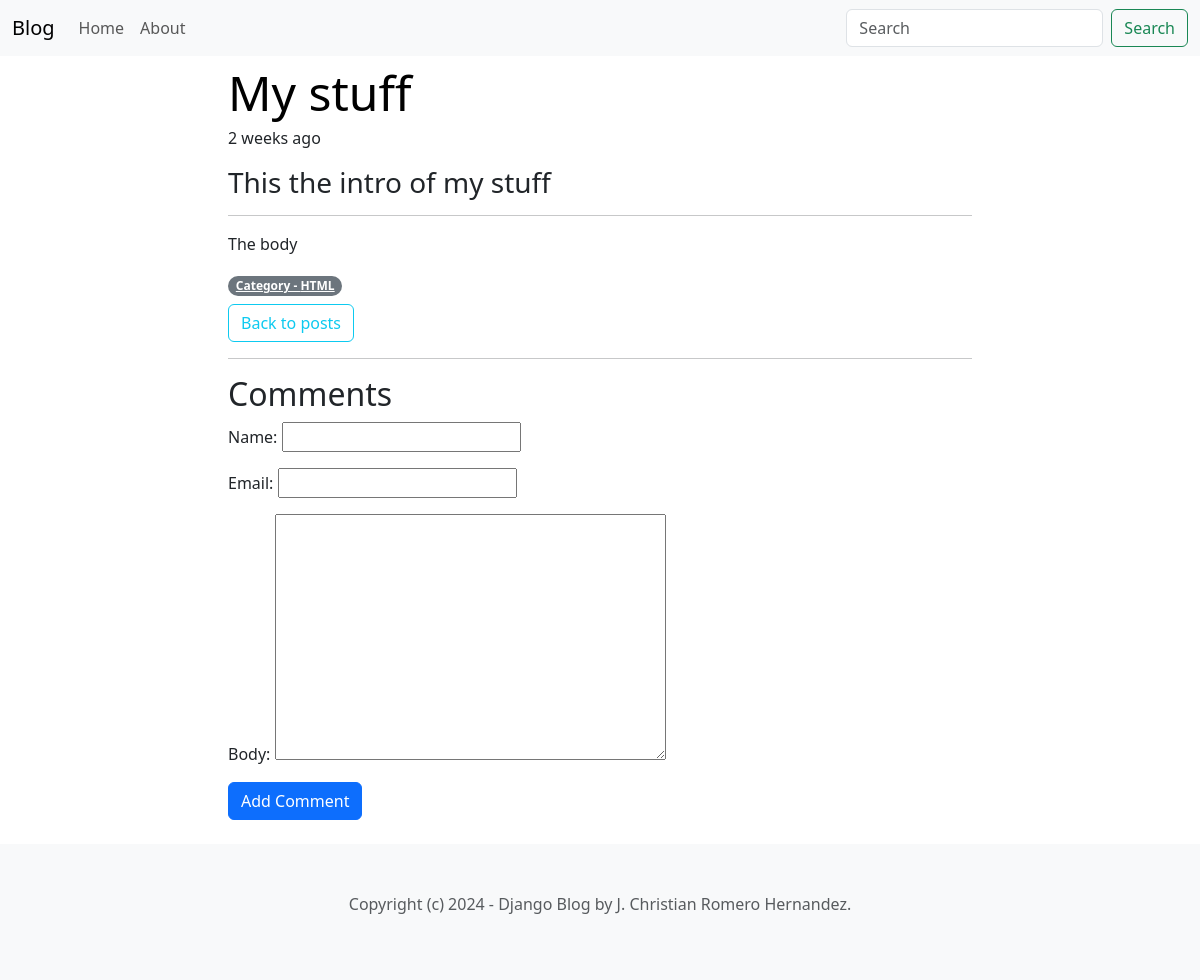
Before: /blog/html/my-stuff/ with the older database file.
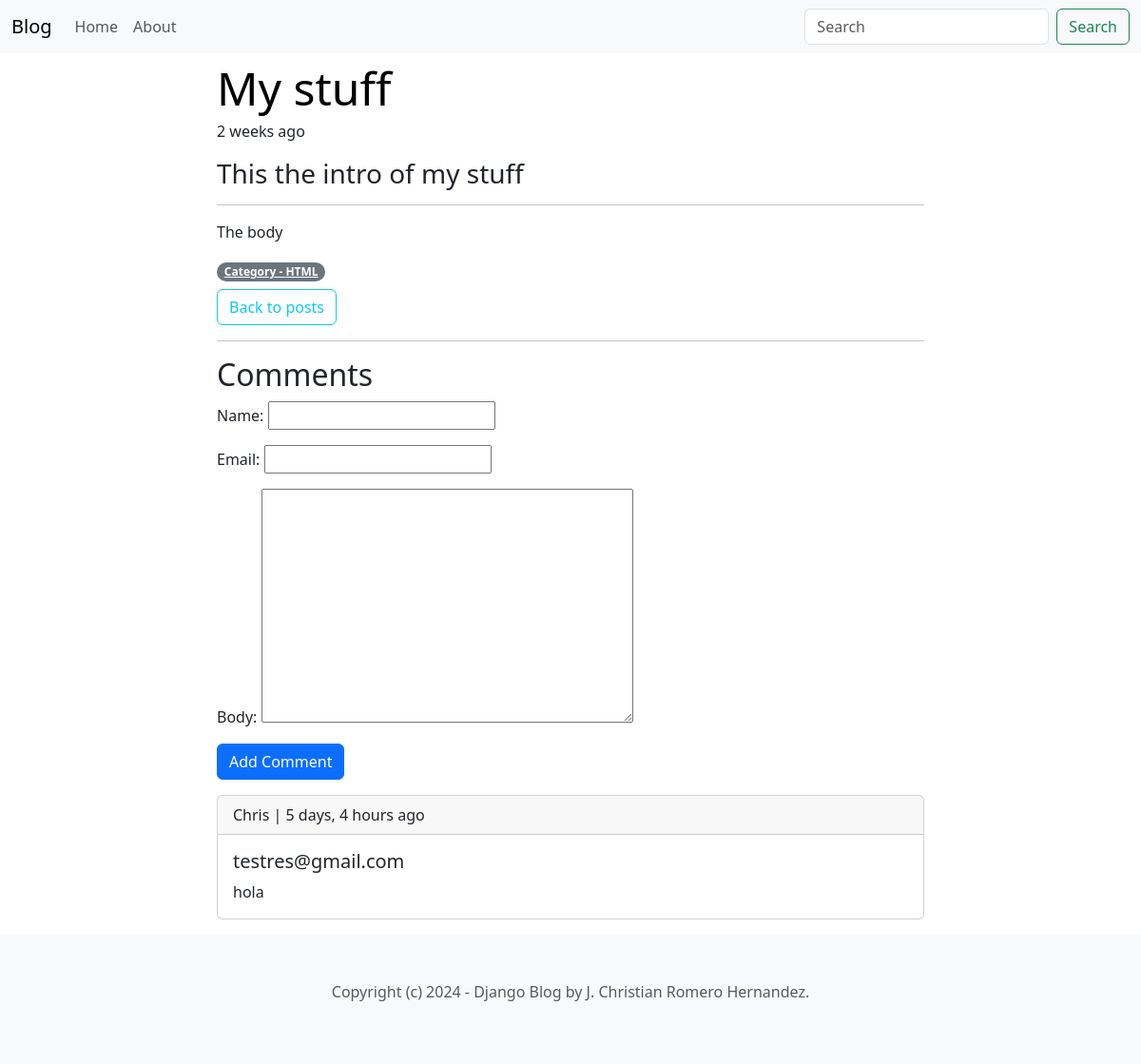
After: the same page with the newer database file.
### blog/models.py (models this page shows, shortened)
class Post(models.Model):
    ACTIVE = 'active'
    DRAFT = 'draft'
    CHOICES_STATUS = {
        (ACTIVE, 'Active'),
        (DRAFT, 'Draft')
    }
    category = models.ForeignKey(Category, related_name='posts', on_delete=models.CASCADE)
    title = models.CharField(max_length=255)
    slug = models.SlugField()
    intro = models.TextField()
    body = models.TextField()
    created_at = models.DateTimeField(auto_now_add=True)
    status = models.CharField(max_length=10, choices=CHOICES_STATUS, default=ACTIVE)
    image = models.ImageField(upload_to='upload/', blank=True, null=True)

class Category(models.Model):
    title = models.CharField(max_length=255)
    slug = models.SlugField()
    class Meta:
        ordering = ('title',)
        verbose_name_plural = 'Categories'
    def __str__(self):
        return self.title

class Comment(models.Model):
    post = models.ForeignKey(Post, related_name='comments', on_delete=models.CASCADE)
    name = models.CharField(max_length=255)
    email = models.EmailField()
    body = models.TextField()
    created_at = models.DateTimeField(auto_now_add=True)

### blog/views.py (the view)
# urls.py: path('<slug:category_slug>/<slug:slug>/', views.detail, name='post_detail'),
def detail(request, category_slug, slug):
    post = get_object_or_404(Post, slug=slug, status=Post.ACTIVE)
    if request.method == 'POST':
        form = CommentForm(request.POST)
        if form.is_valid():
            comment = form.save(commit=False)
            comment.post = post
            comment.save()
            return redirect('post_detail', slug=slug)
    else:
        form = CommentForm()
    context = {
        'post': post,
        'form': form
    }
    return render(request, 'blog/detail.html', context)

### blog/forms.py
class CommentForm(forms.ModelForm):
    class Meta:
        model = Comment
        fields = ['name', 'email', 'body']

### blog/templates/blog/detail.html (shortened to what this page needs)
{% extends 'blog/base.html' %}
{% block content %}
<div class="row g-5">
    <div class="d-flex justify-content-center">
        <div class="col-md-8 mb-2 mt-2">
            <article class="blog-post">
                <h1 class="display-5 link-body-emphasis mb-1">{{ post.title }}</h1>
                <p class="blog-post-meta">{{ post.created_at|timesince }} ago</p>
                <h3>{{post.intro}}</h3>
                <hr>
                <p>{{post.body}}</p>
                <span class="badge rounded-pill bg-secondary"><a href="{% url 'category_detail' post.category.slug %}" class="text-white">Category - {{post.category}}</a></span>
                <br>
                <a href="{% url 'home' %}" class="btn btn-outline-info mt-2">Back to posts</a>
            </article>
            <hr>
            <h2>Comments</h2>
            <form action="" method="post">
                {{ form.as_p}}
                <button type="submit" class="btn btn-primary mb-3">Add Comment</button>
            </form>
            {% for comment in post.comments.all %}
                <div class="card mb-2">
                    <div class="card-header">
                        {{ comment.name }} | {{ comment.created_at|timesince }} ago
                    </div>
                    <div class="card-body">
                    <h5 class="card-title">{{comment.email}}</h5>
                    <p class="card-text">{{comment.body}}</p>
                    </div>
                </div>
            {% endfor %}
        </div>
    </div>
</div>
{% endblock %}

### blog/templates/blog/base.html (shortened to what this page needs)
<!DOCTYPE html>
<html lang="en">
<head>
    <link href="https://cdn.jsdelivr.net/npm/bootstrap@5.3.3/dist/css/bootstrap.min.css" rel="stylesheet">
    <link rel="stylesheet" href="https://cdnjs.cloudflare.com/ajax/libs/font-awesome/4.7.0/css/font-awesome.min.css">
</head>
<body>
    {% include 'blog/navbar.html' %}
    <section class="container">
        {% block content %}
        {% endblock %}
    </section>
    <footer class="py-5 text-center text-body-secondary bg-body-tertiary">
        <p>Copyright (c) 2024 - Django Blog by J. Christian Romero Hernandez. </p>
    </footer>
</body>
</html>

### blog/templates/blog/navbar.html (shortened to what this page needs)
<nav class="navbar navbar-expand-lg bg-body-tertiary">
  <div class="container-fluid">
    <a class="navbar-brand" href="#">Blog</a>
    <div class="collapse navbar-collapse" id="navbarSupportedContent">
      <ul class="navbar-nav me-auto mb-2 mb-lg-0">
        <li class="nav-item">
          <a class="nav-link" href="{% url 'home' %}">Home</a>
        </li>
        <li class="nav-item">
          <a class="nav-link" href="{% url 'about' %}">About</a>
        </li>
      </ul>
      <form class="d-flex" role="search" method="GET" action="{% url 'search' %}">
        <input class="form-control me-2" type="text" name="query" placeholder="Search" aria-label="Search">
        <button class="btn btn-outline-success" type="submit">Search</button>
      </form>
    </div>
  </div>
</nav>

Changed rows visible on the page:
added Comment: name "Chris", created_at "5 days, 4 hours", email "testres@gmail.com", body "hola"
